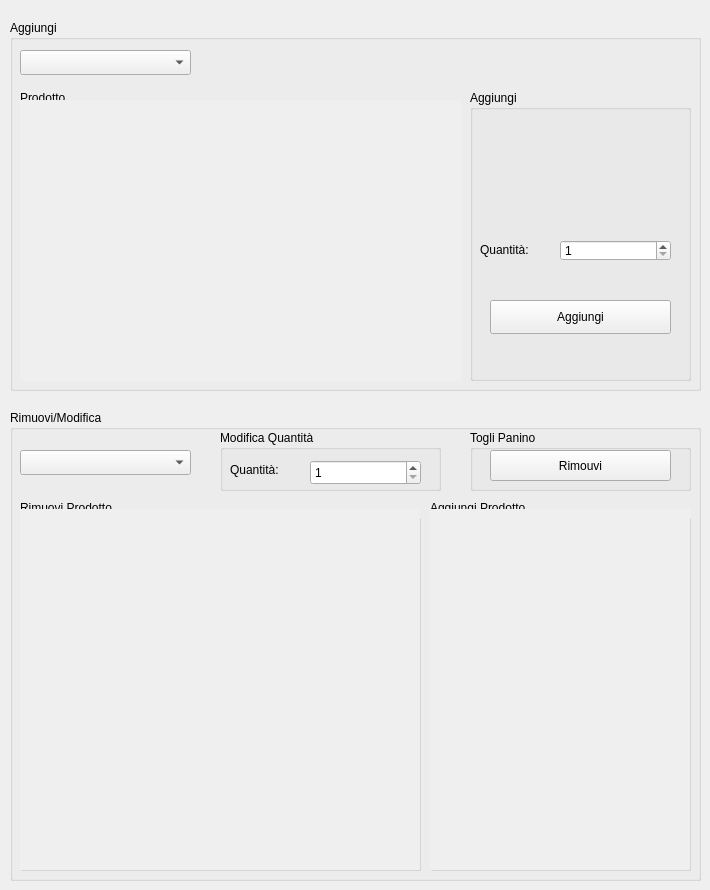
         <widget class="QWidget" name="Panini">
          <attribute name="icon">
           <iconset resource="immagini.qrc">
            <normaloff>:/Immagini/Immagini/panino.png</normaloff>:/Immagini/Immagini/panino.png</iconset>
          </attribute>
          <attribute name="title">
           <string>Panini</string>
          </attribute>
          <widget class="QGroupBox" name="AggiungiPanini">
           <property name="geometry">
            <rect>
             <x>10</x>
             <y>20</y>
             <width>691</width>
             <height>371</height>
            </rect>
           </property>
           <property name="title">
            <string>Aggiungi</string>
           </property>
           <widget class="QComboBox" name="comboBoxPanini">
            <property name="geometry">
             <rect>
              <x>10</x>
              <y>30</y>
              <width>171</width>
              <height>25</height>
             </rect>
            </property>
            <item>
             <property name="text">
              <string/>
             </property>
            </item>
            <item>
             <property name="text">
              <string>A Scelta</string>
             </property>
            </item>
            <item>
             <property name="text">
              <string>Hamburger</string>
             </property>
            </item>
            <item>
             <property name="text">
              <string>Toast</string>
             </property>
            </item>
            <item>
             <property name="text">
              <string>Vegetariano</string>
             </property>
            </item>
           </widget>
           <widget class="QGroupBox" name="AggiungiProdotto_2">
            <property name="geometry">
             <rect>
              <x>460</x>
              <y>70</y>
              <width>221</width>
              <height>291</height>
             </rect>
            </property>
            <property name="title">
             <string>Aggiungi</string>
            </property>
            <widget class="QPushButton" name="AggiungiPaninoButton">
             <property name="geometry">
              <rect>
               <x>20</x>
               <y>210</y>
               <width>181</width>
               <height>34</height>
              </rect>
             </property>
             <property name="text">
              <string>Aggiungi</string>
             </property>
             <property name="icon">
              <iconset resource="immagini.qrc">
               <normaloff>:/Immagini/Immagini/nserisci.png</normaloff>:/Immagini/Immagini/nserisci.png</iconset>
             </property>
            </widget>
            <widget class="QWidget" name="horizontalLayoutWidget">
             <property name="geometry">
              <rect>
               <x>9</x>
               <y>30</y>
               <width>201</width>
               <height>80</height>
              </rect>
             </property>
             <layout class="QHBoxLayout" name="horizontalLayoutAggiungiDatiPanino"/>
            </widget>
            <widget class="QSpinBox" name="PaninoQuantita">
             <property name="geometry">
              <rect>
               <x>90</x>
               <y>150</y>
               <width>111</width>
               <height>21</height>
              </rect>
             </property>
             <property name="minimum">
              <number>1</number>
             </property>
            </widget>
            <widget class="QLabel" name="label">
             <property name="geometry">
              <rect>
               <x>10</x>
               <y>150</y>
               <width>68</width>
               <height>19</height>
              </rect>
             </property>
             <property name="text">
              <string>Quantità:</string>
             </property>
            </widget>
           </widget>
           <widget class="QGroupBox" name="AggiungiProdotto">
            <property name="geometry">
             <rect>
              <x>10</x>
              <y>70</y>
              <width>441</width>
              <height>291</height>
             </rect>
            </property>
            <property name="title">
             <string>Prodotto</string>
            </property>
            <widget class="QWidget" name="verticalLayoutWidget">
             <property name="geometry">
              <rect>
               <x>0</x>
               <y>10</y>
               <width>441</width>
               <height>281</height>
              </rect>
             </property>
             <layout class="QVBoxLayout" name="verticalLayout">
              <property name="sizeConstraint">
               <enum>QLayout::SetDefaultConstraint</enum>
              </property>
              <item>
               <widget class="QScrollArea" name="scrollAreaAggiungiPanino">
                <property name="contextMenuPolicy">
                 <enum>Qt::DefaultContextMenu</enum>
                </property>
                <property name="frameShape">
                 <enum>QFrame::NoFrame</enum>
                </property>
                <property name="frameShadow">
                 <enum>QFrame::Sunken</enum>
                </property>
                <property name="widgetResizable">
                 <bool>true</bool>
                </property>
                <widget class="QWidget" name="scrollAreaWidgetContentsAggiungiPanino">
                 <property name="geometry">
                  <rect>
                   <x>0</x>
                   <y>0</y>
                   <width>439</width>
                   <height>279</height>
                  </rect>
                 </property>
                </widget>
               </widget>
              </item>
             </layout>
            </widget>
           </widget>
          </widget>
          <widget class="QGroupBox" name="RimuoviPanini">
           <property name="geometry">
            <rect>
             <x>10</x>
             <y>410</y>
             <width>691</width>
             <height>471</height>
            </rect>
           </property>
           <property name="title">
            <string>Rimuovi/Modifica</string>
           </property>
           <widget class="QComboBox" name="comboBoxRimuoviPanini">
            <property name="geometry">
             <rect>
              <x>10</x>
              <y>40</y>
              <width>171</width>
              <height>25</height>
             </rect>
            </property>
            <item>
             <property name="text">
              <string/>
             </property>
            </item>
           </widget>
           <widget class="QGroupBox" name="groupBox_7">
            <property name="geometry">
             <rect>
              <x>10</x>
              <y>90</y>
              <width>401</width>
              <height>371</height>
             </rect>
            </property>
            <property name="title">
             <string>Rimuovi Prodotto</string>
            </property>
            <widget class="QWidget" name="verticalLayoutWidget_6">
             <property name="geometry">
              <rect>
               <x>-1</x>
               <y>9</y>
               <width>401</width>
               <height>361</height>
              </rect>
             </property>
             <layout class="QVBoxLayout" name="verticalLayout_6">
              <property name="sizeConstraint">
               <enum>QLayout::SetMinAndMaxSize</enum>
              </property>
              <item>
               <widget class="QScrollArea" name="scrollAreaRimuoviProdotto">
                <property name="frameShape">
                 <enum>QFrame::NoFrame</enum>
                </property>
                <property name="sizeAdjustPolicy">
                 <enum>QAbstractScrollArea::AdjustToContentsOnFirstShow</enum>
                </property>
                <property name="widgetResizable">
                 <bool>true</bool>
                </property>
                <widget class="QWidget" name="scrollAreaWidgetContentsRimuoviProdotto">
                 <property name="geometry">
                  <rect>
                   <x>0</x>
                   <y>0</y>
                   <width>399</width>
                   <height>359</height>
                  </rect>
                 </property>
                </widget>
               </widget>
              </item>
             </layout>
            </widget>
           </widget>
           <widget class="QGroupBox" name="groupBox_12">
            <property name="geometry">
             <rect>
              <x>420</x>
              <y>90</y>
              <width>261</width>
              <height>371</height>
             </rect>
            </property>
            <property name="title">
             <string>Aggiungi Prodotto</string>
            </property>
            <widget class="QWidget" name="verticalLayoutWidget_7">
             <property name="geometry">
              <rect>
               <x>-1</x>
               <y>9</y>
               <width>261</width>
               <height>361</height>
              </rect>
             </property>
             <layout class="QVBoxLayout" name="verticalLayout_7">
              <item>
               <widget class="QScrollArea" name="scrollAreaAggiungiProdotto">
                <property name="frameShape">
                 <enum>QFrame::NoFrame</enum>
                </property>
                <property name="widgetResizable">
                 <bool>true</bool>
                </property>
                <widget class="QWidget" name="scrollAreaWidgetContentsAggiungiProdotto">
                 <property name="geometry">
                  <rect>
                   <x>0</x>
                   <y>0</y>
                   <width>259</width>
                   <height>359</height>
                  </rect>
                 </property>
                </widget>
               </widget>
              </item>
             </layout>
            </widget>
           </widget>
           <widget class="QGroupBox" name="groupBox_13">
            <property name="geometry">
             <rect>
              <x>460</x>
              <y>20</y>
              <width>221</width>
              <height>61</height>
             </rect>
            </property>
            <property name="title">
             <string>Togli Panino</string>
            </property>
            <widget class="QPushButton" name="RimuoviPaninoButton">
             <property name="geometry">
              <rect>
               <x>20</x>
               <y>20</y>
               <width>181</width>
               <height>31</height>
              </rect>
             </property>
             <property name="text">
              <string>Rimouvi</string>
             </property>
             <property name="icon">
              <iconset resource="immagini.qrc">
               <normaloff>:/Immagini/Immagini/cancella.png</normaloff>:/Immagini/Immagini/cancella.png</iconset>
             </property>
            </widget>
           </widget>
           <widget class="QGroupBox" name="groupBox_14">
            <property name="geometry">
             <rect>
              <x>210</x>
              <y>20</y>
              <width>221</width>
              <height>61</height>
             </rect>
            </property>
            <property name="title">
             <string>Modifica Quantità</string>
            </property>
            <widget class="QLabel" name="label_4">
             <property name="geometry">
              <rect>
               <x>10</x>
               <y>30</y>
               <width>68</width>
               <height>19</height>
              </rect>
             </property>
             <property name="text">
              <string>Quantità:</string>
             </property>
            </widget>
            <widget class="QSpinBox" name="PaninoModificaQuantita">
             <property name="geometry">
              <rect>
               <x>90</x>
               <y>30</y>
               <width>111</width>
               <height>25</height>
              </rect>
             </property>
             <property name="minimum">
              <number>1</number>
             </property>
            </widget>
           </widget>
          </widget>
         </widget>
